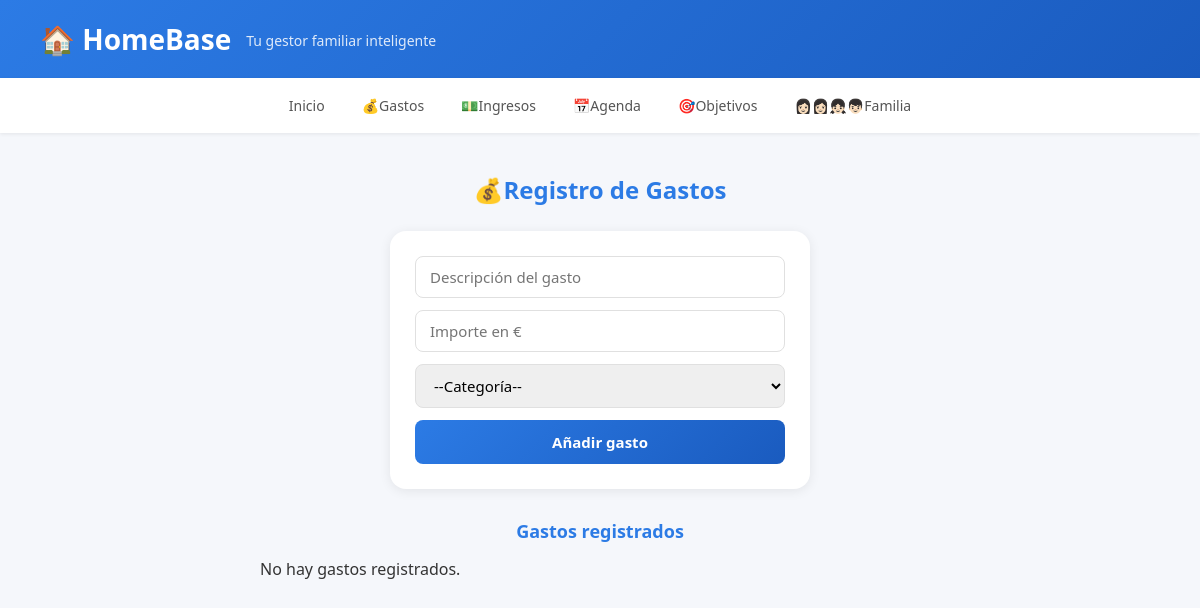
/gastos, run on an earlier commit of the app's database.
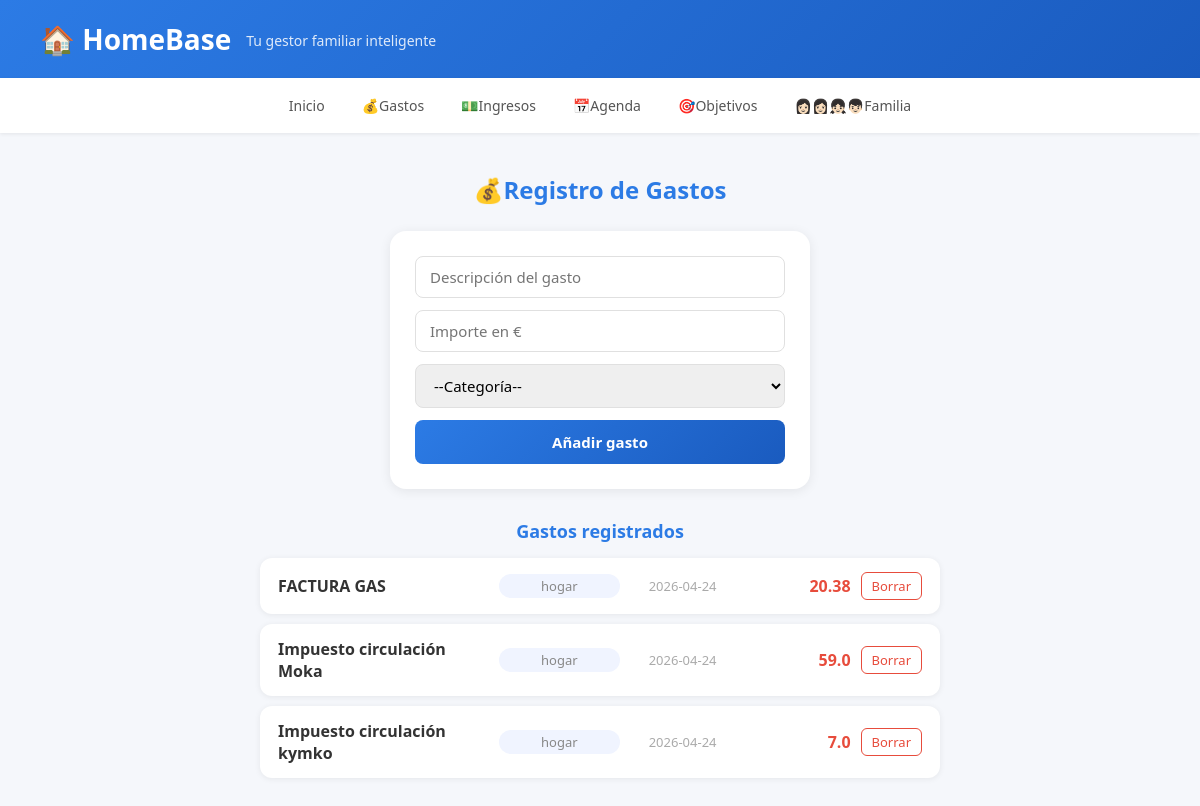
And on a later commit of the database.
### tables this page shows
CREATE TABLE gastos(
            id INTEGER PRIMARY KEY AUTOINCREMENT,
            descripcion TEXT NOT NULL,
            importe REAL NOT NULL,
            categoria TEXT NOT NULL,
            fecha TEXT NOT NULL);

### app.py (the view, shortened to what this page needs)
@app.route('/gastos', methods=['GET', 'POST'])
def gastos():
    conn = get_db()
    lista_gastos = conn.execute('SELECT * FROM gastos ORDER BY fecha DESC').fetchall()
    conn.close()
    return render_template('gastos.html', gastos=lista_gastos)

### app.py (called while the page is built)
def get_db():
    conn = sqlite3.connect('homebase.db')
    conn.row_factory = sqlite3.Row
    return conn

### templates/gastos.html (shortened to what this page needs)
<!DOCTYPE html>
<html lang="en">
<head>
    <link rel="stylesheet" href="{{ url_for('static', filename='css/estilo.css') }}">
</head>
<body>
    <header>
        <h1>🏠 HomeBase</h1>
        <p> Tu gestor familiar inteligente</p>
    </header>
    <nav>
        <a href="/">Inicio </a>
        <a href="/gastos">💰Gastos</a>
        <a href="#">💵Ingresos</a>
        <a href="#">📅Agenda</a>
        <a href="#">🎯Objetivos</a>
        <a href="#">👩🏻‍👩🏻‍👧🏻‍👦🏻Familia</a>
    </nav>
    <main>
        <h2>💰Registro de Gastos</h2>
        <form class="formulario" method="POST" action="/gastos">
            <input type="text" name="descripcion" placeholder="Descripción del gasto" required>
            <input type="number" name="importe" placeholder="Importe en €" step="0.01" required>
            <select name="categoria" required>
                <option value="">--Categoría--</option>
            </select>
            <button type="submit">Añadir gasto</button>
        </form>
        <div class="lista-gastos">
            <h3>Gastos registrados</h3>
            {% if gastos %}
                {% for gasto in gastos %}
                <div class="gasto-item">
                    <span class="gasto-desc">{{ gasto ['descripcion']}}</span>
                    <span class="gasto-cat">{{ gasto ['categoria']}}</span>
                    <span class="gasto-fecha">{{ gasto ['fecha']}}</span>
                    <span class="gasto-importe">{{ gasto ['importe']}}</span>
                    <a href="/gastos/borrar/{{ gasto['id']}}" class="btn-borrar" onclick="return confirm('¿Estás seguro de que quieres eliminar este gasto?');">Borrar</a>
                </div>
                    {% endfor %}
            {% else %}
                <p>No hay gastos registrados.</p>
            {% endif %}
        </div>
    </main>
</body>
</html>

### static/css/estilo.css (style rules this page uses)
* { margin: 0; padding: 0; box-sizing: border-box; font-family: 'Segoe UI', Arial, sans-serif; }
body { background-color: #f5f7fb; color: #333; }
header { background: linear-gradient(135deg, #2c7be5, #1a5bbf); color: white; padding: 20px 40px; display: flex; align-items: center; gap: 15px; box-shadow: 0 2px 10px rgba(0,0,0,0.15); }
header h1 { font-size: 28px; font-weight: 700; }
header p { font-size: 14px; opacity: 0.85; margin-top: 2px; }
nav { background-color: white; display: flex; justify-content: center; gap: 5px; padding: 10px 20px; box-shadow: 0 1px 4px rgba(0,0,0,0.08); }
nav a { color: #555; text-decoration: none; font-size: 14px; padding: 8px 16px; border-radius: 8px; transition: all 0.2s; font-weight: 500; }
main { padding: 40px 20px; width: 100%; display: flex; flex-direction: column; align-items: center; }
main h2 { font-size: 24px; color: #2c7be5; margin-bottom: 25px; text-align: center; }
.formulario { display: flex; flex-direction: column; align-items: center; gap: 12px; margin: 0 auto 30px; max-width: 420px; width: 100%; background: white; padding: 25px; border-radius: 16px; box-shadow: 0 2px 12px rgba(0,0,0,0.08); }
.formulario input, .formulario select { width: 100%; padding: 10px 14px; border-radius: 8px; border: 1.5px solid #e0e0e0; font-size: 15px; transition: border 0.2s; outline: none; }
.formulario button { width: 100%; padding: 12px; background: linear-gradient(135deg, #2c7be5, #1a5bbf); color: white; border: none; border-radius: 8px; font-size: 15px; font-weight: 600; cursor: pointer; transition: opacity 0.2s; }
.lista-gastos, .lista-ingresos, .lista-agenda, .lista-objetivos { max-width: 700px; margin: 0 auto; width: 100%; padding: 0 10px; display: flex; flex-direction: column; }
.lista-gastos h3, .lista-ingresos h3, .lista-agenda h3, .lista-objetivos h3 { color: #2c7be5; margin-bottom: 15px; text-align: center; font-size: 18px; }
.gasto-item, .evento-item { background: white; border-radius: 12px; padding: 14px 18px; margin-bottom: 10px; display: flex; justify-content: space-between; align-items: center; box-shadow: 0 1px 6px rgba(0,0,0,0.07); width: 100%; box-sizing: border-box; gap: 10px; transition: box-shadow 0.2s; }
.gasto-desc, .evento-titulo { font-weight: 600; flex: 2; color: #333; }
.gasto-cat, .evento-cat { color: #888; flex: 1; text-align: center; font-size: 13px; background: #f0f4ff; padding: 3px 8px; border-radius: 99px; }
.gasto-fecha, .evento-fecha { color: #aaa; font-size: 13px; flex: 1; text-align: center; }
.gasto-importe { color: #e74c3c; font-weight: 700; flex: 1; text-align: right; }
.btn-borrar { color: #e74c3c; text-decoration: none; font-size: 13px; font-weight: 500; padding: 4px 10px; border-radius: 6px; border: 1px solid #e74c3c; transition: all 0.2s; }

What changed in the data, as far as the page shows it:
added gastos: descripcion "FACTURA GAS", categoria "hogar", fecha "2026-04-24", importe "20.38"
added gastos: descripcion "Impuesto circulación Moka", categoria "hogar", fecha "2026-04-24", importe "59.0"
added gastos: descripcion "Impuesto circulación kymko", categoria "hogar", fecha "2026-04-24", importe "7.0"
Also different on the page:
text no longer shown: "No hay gastos registrados."
